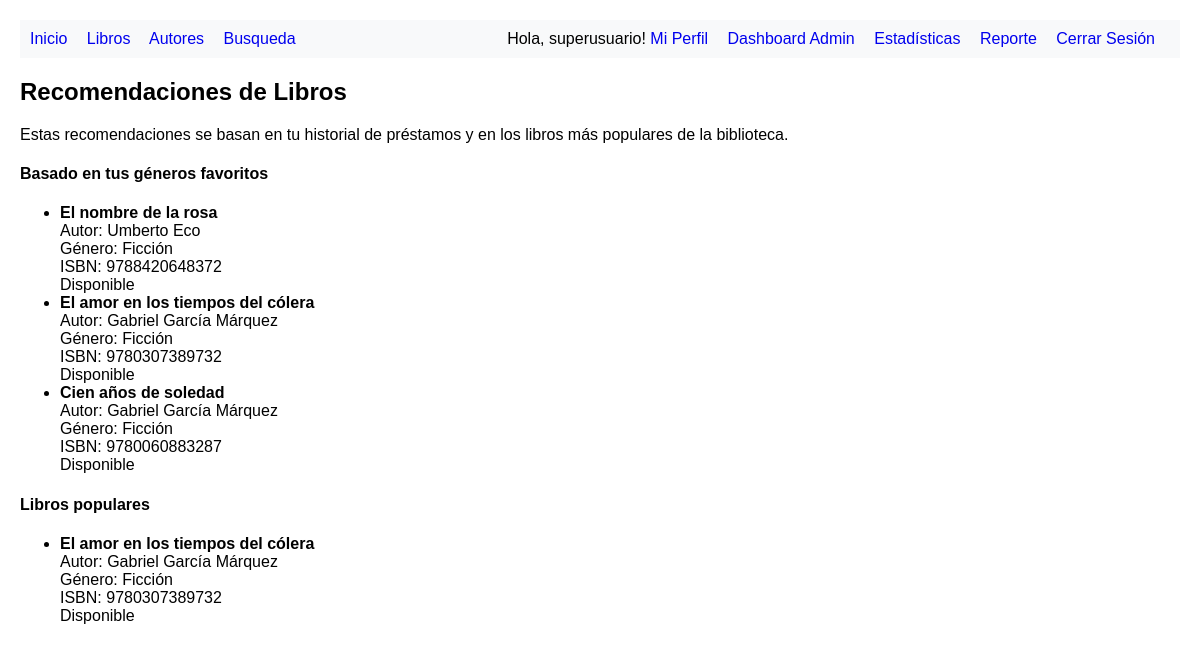
Page /recomendaciones/ (signed in) on the committed database.
### biblioteca/models.py (models this page shows, shortened)
class Libro(models.Model):
    GENEROS = [
    ('ficcion', 'Ficción'),
    ('no_ficcion', 'No Ficción'),
    ('ciencia', 'Ciencia'),
    ('historia', 'Historia'),
    ('biografia', 'Biografía'),
    ('tecnologia', 'Tecnología'),
    ]
    titulo = models.CharField(max_length=200)
    autor = models.ForeignKey(Autor, on_delete=models.CASCADE, related_name='libros')
    isbn = models.CharField(max_length=13, unique=True, help_text="Código ISBN de 13 dígitos")
    fecha_publicacion = models.DateField()
    genero = models.CharField(max_length=20, choices=GENEROS, default='ficcion')
    paginas = models.PositiveIntegerField()
    descripcion = models.TextField(blank=True)
    disponible = models.BooleanField(default=True)
    fecha_agregado = models.DateTimeField(auto_now_add=True)
    class Meta:
        verbose_name = "Libro"
        verbose_name_plural = "Libros"
        ordering = ['-fecha_agregado']

class Autor(models.Model):
    nombre = models.CharField(max_length=100, help_text="Nombre completo del autor")
    fecha_nacimiento = models.DateField(null=True, blank=True)
    nacionalidad = models.CharField(max_length=50, blank=True)
    biografia = models.TextField(blank=True, help_text="Biografía del autor")
    fecha_creacion = models.DateTimeField(auto_now_add=True)
    class Meta:
        verbose_name = "Autor"
        verbose_name_plural = "Autores"
        ordering = ['nombre']

### biblioteca/views.py (the view, shortened to what this page needs)
# urls.py: path('recomendaciones/', views.recomendaciones, name='recomendaciones'),
@login_required
def recomendaciones(request):
    usuario = request.user
    generos_usuario = Prestamo.objects.filter(
        usuario=usuario
    ).values_list('libro__genero', flat=True).distinct()
    autores_usuario = Prestamo.objects.filter(
        usuario=usuario
    ).values_list('libro__autor', flat=True).distinct()
    recomendaciones = []
    libros_mismo_genero = []
    libros_mismo_autor = []
    if generos_usuario:
        libros_mismo_genero = Libro.objects.filter(
            genero__in=generos_usuario,
            disponible=True
        ).exclude(
            prestamos__usuario=usuario
        ).distinct()[:5]
    if libros_mismo_genero:
        recomendaciones.append({
            'titulo': 'Basado en tus géneros favoritos',
            'libros': libros_mismo_genero
        })
    if autores_usuario:
        libros_mismo_autor = Libro.objects.filter(
            autor__in=autores_usuario,
            disponible=True
        ).exclude(
            prestamos__usuario=usuario
        ).distinct()[:5]
        if libros_mismo_autor:
            recomendaciones.append({
                'titulo': 'Más libros de tus autores favoritos',
                'libros': libros_mismo_autor
            })
    libros_populares = Libro.objects.annotate(
        num_prestamos=Count('prestamos')
    ).filter(
    disponible=True,
        num_prestamos__gt=0
    ).exclude(
        prestamos__usuario=usuario
    ).order_by('-num_prestamos')[:5]
    if libros_populares:
        recomendaciones.append({
            'titulo': 'Libros populares',
            'libros': libros_populares
        })
    context = {
        'recomendaciones': recomendaciones,
        'tiene_historial': bool(generos_usuario or autores_usuario)
    }
    return render(request, 'biblioteca/recomendaciones.html', context)

### biblioteca/templates/biblioteca/recomendaciones.html
{% extends "biblioteca/base.html" %}
{% block content %}
<div class="container mt-4">
    <h2>Recomendaciones de Libros</h2>
    {% if tiene_historial %}
        <p>Estas recomendaciones se basan en tu historial de préstamos y en los libros más populares de la biblioteca.</p>
    {% else %}
        <p>No tienes historial de préstamos, así que te mostramos las novedades más recientes.</p>
    {% endif %}
    {% for grupo in recomendaciones %}
        <div class="mt-4">
            <h4>{{ grupo.titulo }}</h4>
            <ul class="list-group">
                {% for libro in grupo.libros %}
                    <li class="list-group-item">
                        <strong>{{ libro.titulo }}</strong><br>
                        Autor: {{ libro.autor.nombre }}<br>
                        Género: {{ libro.get_genero_display }}<br>
                        ISBN: {{ libro.isbn }}<br>
                        {% if libro.disponible %}
                            <span class="text-success">Disponible</span>
                        {% else %}
                            <span class="text-danger">No disponible</span>
                        {% endif %}
                    </li>
                {% empty %}
                    <li class="list-group-item">No hay libros disponibles en esta categoría.</li>
                {% endfor %}
            </ul>
        </div>
    {% endfor %}
</div>
{% endblock %}

### biblioteca/templates/biblioteca/base.html (shortened to what this page needs)
<!DOCTYPE html> <html lang="es">
<head>
</head>
<body>
<nav class="navbar">
{% if user.is_authenticated %}
<a href="{% url 'biblioteca:inicio' %}">Inicio</a>
<a href="{% url 'biblioteca:lista_libros' %}">Libros</a>
<a href="{% url 'biblioteca:lista_autores' %}">Autores</a>
<a href="{% url 'biblioteca:busqueda' %}">Busqueda</a>
<span style="float: right;">
Hola, {{ user.first_name|default:user.username }}!
<a href="{% url 'biblioteca:perfil' %}">Mi Perfil</a>
    {% if request.user.is_superuser %}
        <a class="nav-link" href="{% url 'biblioteca:dashboard_admin' %}">Dashboard Admin</a>
        <a class="nav-link" href="{% url 'biblioteca:estadisticas' %}">Estadísticas</a>
        <a class="nav-link" href="{% url 'biblioteca:reporte_prestamos' %}">Reporte</a>
    {% else %}
        <a href="{% url 'biblioteca:mis_prestamos' %}">Mis Préstamos</a>
        <a class="nav-link" href="{% url 'biblioteca:recomendaciones' %}">Recomendaciones</a>
    {% endif %}
<a href="{% url 'biblioteca:logout' %}">Cerrar Sesión</a>
</span>
{% else %}
<span style="float: right;">
<a href="{% url 'biblioteca:login' %}">Iniciar Sesión</a>
<a href="{% url 'biblioteca:registro' %}">Registrarse</a>
</span>
{% endif %}
</nav>
<main>
{% block content %}
{% endblock %}
</main>
</body>
</html>

### biblioteca/templates/biblioteca/base.html (style rules this page uses)
body { font-family: Arial, sans-serif; margin: 20px; }
.navbar { background-color: #f8f9fa; padding: 10px; margin-bottom: 20px; }
.navbar a { margin-right: 15px; text-decoration: none; }

### rows in the picture
Libro: titulo "El nombre de la rosa", autor.nombre "Umberto Eco", genero "Ficción", isbn "9788420648372", disponible "Disponible"
Libro: titulo "El amor en los tiempos del cólera", autor.nombre "Gabriel García Márquez", genero "Ficción", isbn "9780307389732", disponible "Disponible"
Libro: titulo "Cien años de soledad", autor.nombre "Gabriel García Márquez", genero "Ficción", isbn "9780060883287", disponible "Disponible"

### other values in the picture
{{ user.first_name|default:user.username }} "superusuario"
{{ grupo.titulo }} "Basado en tus géneros favoritos" "Libros populares"
